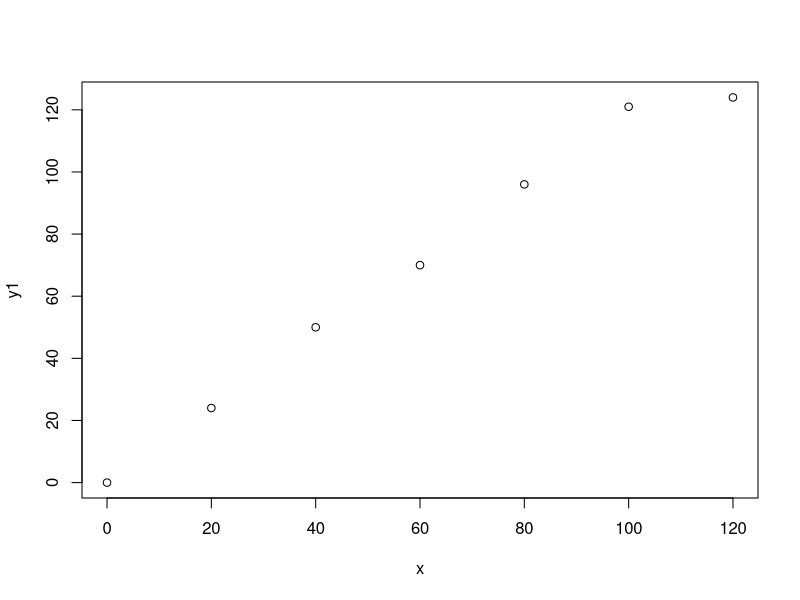
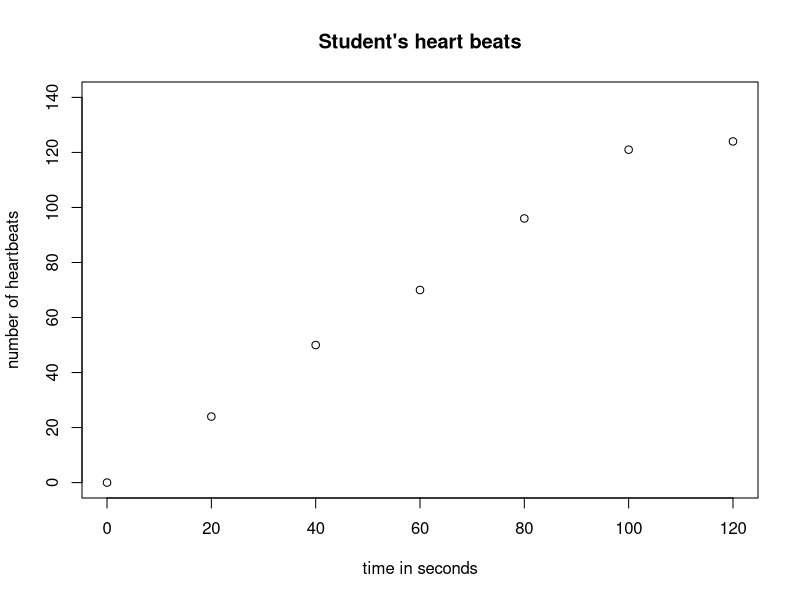
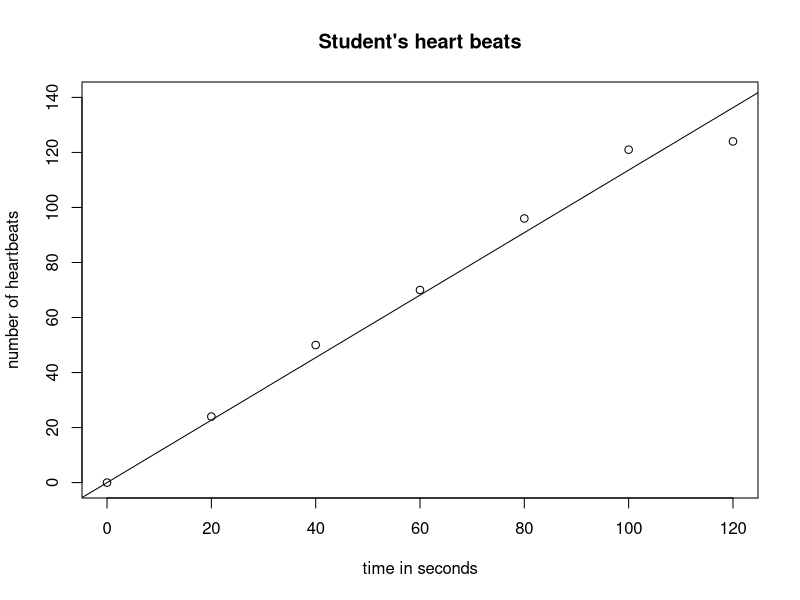
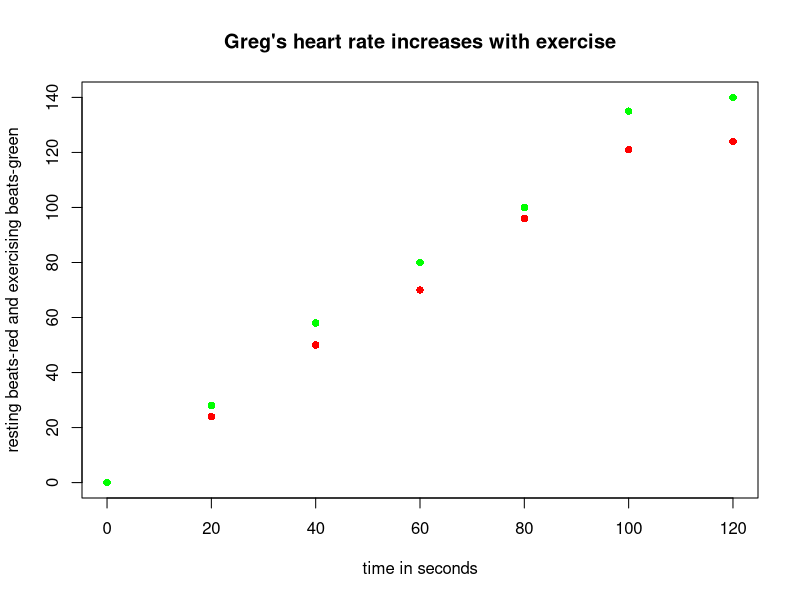
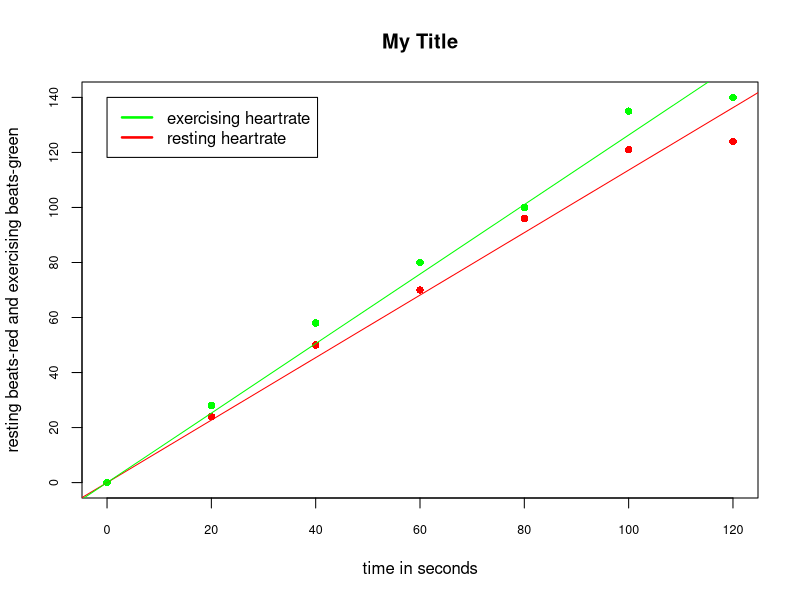

Source code (R) for these figures, in order:
## ---- chunk 1
# This is a comment. Use it to explain what's going on!

## ---- chunk 2
# assign a value to a:
a<-"my value for a"

# assign a value to myFavoriteNumber:
myFavoriteNumber<-27

# print a and myFavoriteNumber
a
myFavoriteNumber

## ---- chunk 3
#enter your code here


## ---- chunk 4
# sets "value" equal to the sqaure root of 20
value<-sqrt(20)

value

## ---- chunk 5

help(sqrt)

## ---- chunk 6
sqrt(9)

#explicitly defining arguments:
sqrt(x=9)

#this won't work:
# sqrt(y=9)

## ---- chunk 7
#enter and run your "help" code here 


## ---- chunk 8
#enter and run your "plot" code here


## ---- chunk 9
myFirstVector<-c(1,2,3,4,5)

#print myFirstVector
myFirstVector
## ---- chunk 10
#enter your code here


## ---- chunk 11
#start by entering a vector of the x-values in the parentheses below, time in seconds
x<-c()
x<-c(0, 20, 40, 60, 80, 100, 120)
#and one for the y-values, heartbeats (in order)
y1=c()
y1<-c(0, 24, 50, 70, 96, 121, 124)
#then plot y against x to see a scatterplot of your data
#the operator "~" means "value on the left depends upon value on the right"... or "y1 is a function of x": 
plot(y1~x)
## ---- chunk 12
#if you want to adjust the axis limits (adjust as needed for your data), add labels, and a title
plot(y1~x, xlim=c(0,120), ylim=c(0,140), main="Student's heart beats", xlab="time in seconds", ylab = "number of heartbeats")


## ---- chunk 13
# in order to run the abline function below, you must first run the plot function:
plot(y1~x, xlim=c(0,120), ylim=c(0,140), main="Student's heart beats", xlab="time in seconds", ylab = "number of heartbeats")

#to add the line, setting the y interect at zero, and get its slope, fit a linear model to the data and store the results in a variable (named "model" here).
model<-lm(formula=y1~0+x)
#add a best-fit line to the graph
abline (reg=model)
#type the name of the variable to see values of the slope and y-intercept
model
## ---- chunk 14
#to add another set of points and another line...
y2<-c(0, 28, 58, 80, 100, 135, 140)


## ---- chunk 15

matplot(x=x, y=cbind(y1,y2), type="p", col=c("red", "green"), pch=c(16,16), main="Greg's heart rate increases with exercise", xlab="time in seconds", ylab="resting beats-red and exercising beats-green")

## ---- chunk 16

#prior to generating the plot, you can set some graphical parameters with the "par" function
#ces.axis changes the font size on the axis values (0.75 is 75% of default). Adjust this as necessary to make sure all x and y axis
par(cex.axis=0.75)

#more on graphical parameters here: https://www.rdocumentation.org/packages/graphics/versions/3.6.2/topics/par 

matplot(x=x, y=cbind(y1,y2), type="p", col=c("red", "green"), pch=c(16,16), main="My Title", xlab="time in seconds", ylab="resting beats-red and exercising beats-green")

#repeat the linear model for y1
model<-lm(y1~0+x)
#plot its line in red
abline (model, col="red")
#and now the model for y2
model2<-lm(y2~0+x)
#and a green line for it
abline(model2, col="green")
#and to get the new slope and intercept
model2

#to add a legend, first need coordinates of the legend, c(“labels”), lty determines symbols with 1 = lines, lwd determines width of lines, colors 
legend(0,140, c("exercising heartrate", "resting heartrate"), lty=c(1,1), lwd=c(2.5, 2.5), col=c("green", "red") )



